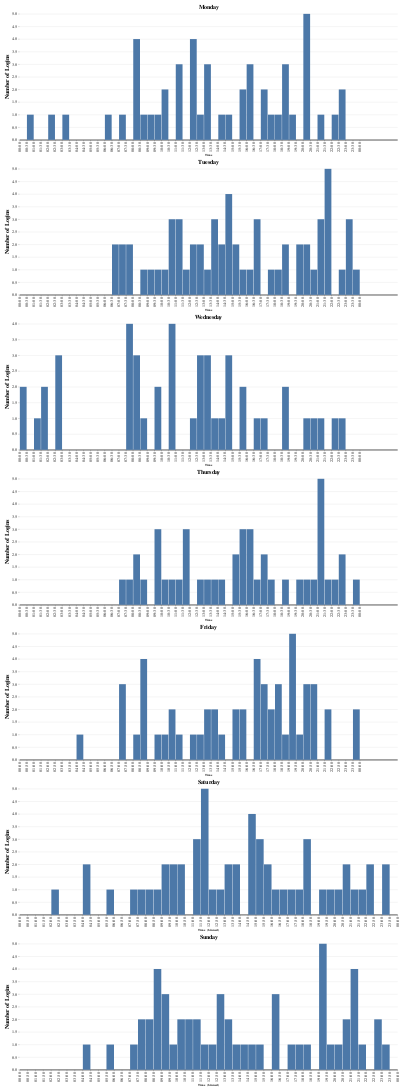

Notebook source saved alongside this figure:
### Markdown cell above
### Logins by Weekdays

Instead of looking my login times in total, I will look at them in daily basis. I will count the logins in 30 minute intervals and visualize in bar chart to see at what times I am active.

### Code cell
# Read my weekly schedule from json file
import json
with open("./data/schedule.json", "r") as f:
    weekly_schedule = json.load(f)

# Group by day
login_datetime_grouped = login_datetime_df.groupby("DayName")

# Create the charts for each day
charts_login_daily = {}
for name, group in login_datetime_grouped:
    group["Time"] = group["Date"].map(dt_to_min)

    # Create the chart
    chart = alt.Chart(group).mark_bar().encode(
        x=alt.X("Time:Q", bin=alt.Bin(step=30, extent=[0, 24*60-1]), axis=alt.Axis(tickCount=48, labelAngle=-90, labelExpr="utcFormat(utcParse(datum.value >= 60 ? floor(datum.value / 60) + ':' + datum.value % 60 : '0:' + datum.value, '%H:%M'), '%H:%M')")),
        y=alt.Y("count()", title="Number of Logins"),
        tooltip=["count()"],  # Show the count when hovering over the bar
    ).properties(
        title=name,
        width=1200,
        height=400,
    )

    try:
        # Create the ruler for weekly schedule
        d = pd.DataFrame(columns=["name", "startTime", "endTime", "Time", "code"])
        for cl in weekly_schedule[name]["classes"]:
            start_time = dt_to_min(cl["startTime"])
            end_time = dt_to_min(cl["endTime"])
            t = (start_time + end_time) / 2
            d.loc[len(d)] = cl | {"Time": t}

        checkbox = alt.binding_checkbox(name="Show class hours")
        checkbox_selection = alt.param(bind=checkbox, name="show")
        rule = alt.Chart(d).mark_rule(color="red", size=3).encode(
            alt.X("Time:Q", title="Time"),
            tooltip=["name:N", "startTime:N", "endTime:N", "code:N"],
        ).add_params(
            checkbox_selection
        ).transform_filter(
            checkbox_selection
        )
        # Combine the chart and the rule
        chart = chart + rule
    except KeyError:
        pass  # No classes on weekends

    charts_login_daily[name] = chart

# Sort the charts by day in week order
charts_list = [charts_login_daily["Monday"], charts_login_daily["Tuesday"], charts_login_daily["Wednesday"], charts_login_daily["Thursday"], charts_login_daily["Friday"], charts_login_daily["Saturday"], charts_login_daily["Sunday"]]
# Combine the charts
chart_login_daily = alt.vconcat(*charts_list, spacing=10)

chart_login_daily = chart_login_daily.configure(
    padding={"left": 15, "right": 15, "top": 15, "bottom": 15},
    title={"fontSize": 18},
).configure_view(
    stroke=None,
).configure_axisX(
    labelFontSize=13,
    grid=False,  # Remove the grid
    domainWidth=2,  # Set the width of the axis line
    domainColor="#000"  # Set the color of the axis line
).configure_axisY(
    labelFontSize=14,
    titleFontSize=18,
    domain=False,  # Remove the axis line
)

# Save the charts
for name, ch in charts_login_daily.items():
    ch.save(f"figures/login_times/altair_{name}.html")
    ch.save(f"figures/login_times/altair_{name}.png")
chart_login_daily.save("figures/login_times/altair_login_times.html")

chart_login_daily
